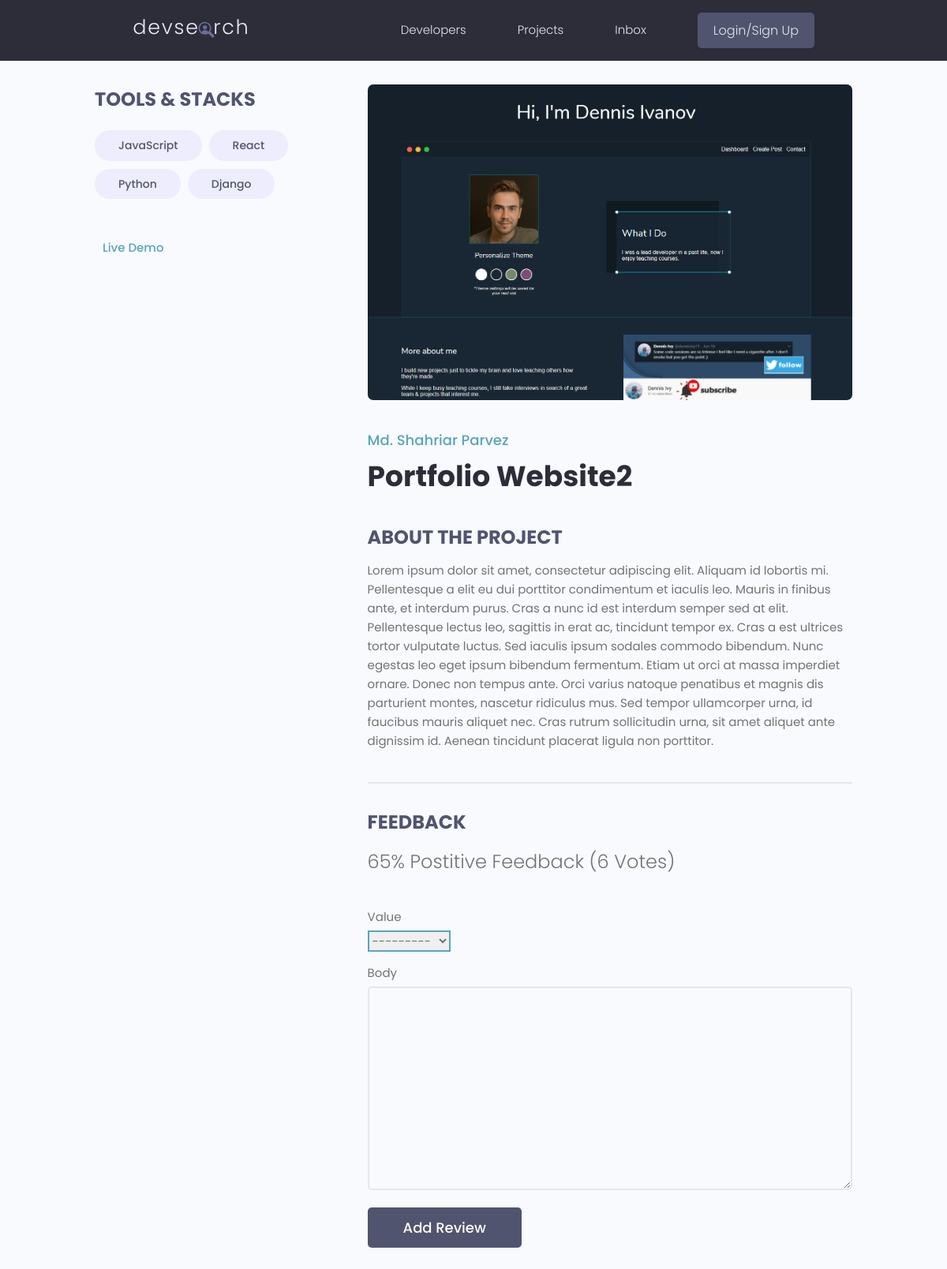
Page /projects/project/fb39be2a-d8fb-4785-b51f-a1f8685b0271/ on the committed database.
### projects/models.py (models this page shows, shortened)
class Tag(models.Model):
    name = models.CharField(max_length=200)
    created = models.DateTimeField(auto_now_add = True)
    id = models.UUIDField(default=uuid.uuid4, unique=True, primary_key=True, editable=False)
    def __str__(self):
        return self.name

class Project(models.Model):
    owner = models.ForeignKey(Profile, null=True, blank=True, on_delete=models.CASCADE)
    title = models.CharField(max_length=200)
    description = models.TextField(null=True, blank=True)
    featured_image = models.ImageField(null=True, blank=True, default="default.jpg")
    demo_link = models.CharField(max_length=2000, null=True, blank=True)
    source_link = models.CharField(max_length=2000, null=True, blank=True)
    tags = models.ManyToManyField('Tag', blank=True)
    vote_total = models.IntegerField(default=0, null=True, blank=True)
    vote_ratio = models.IntegerField(default=0, null=True, blank=True)
    created = models.DateTimeField(auto_now_add=True)
    id = models.UUIDField(default=uuid.uuid4, unique=True, primary_key=True, editable=False)

class Review(models.Model):
    VOTE_TYPE = (
        ('up', 'Up Vote'),
        ('down', 'Down Vote'),
    )
    owner = models.ForeignKey(Profile, on_delete=models.CASCADE, null=True)
    project = models.ForeignKey(Project, on_delete=models.CASCADE)
    body = models.TextField(null=True, blank=True)
    value = models.CharField(max_length=200, choices=VOTE_TYPE)
    created = models.DateTimeField(auto_now_add=True)
    id = models.UUIDField(default=uuid.uuid4, unique=True, primary_key=True, editable=False)
    class Meta:
        unique_together = [['owner', 'project']]

### projects/views.py (the view)
# urls.py: path('project/<str:pk>/', views.project, name="project"),
def project(request, pk):
    projectObj = Project.objects.get(id=pk)
    form = ReviewForm()
    return render(request, 'projects/single-project.html', {'project': projectObj, 'form': form})

### projects/forms.py
class ReviewForm(ModelForm):
    class Meta:
        model = Review
        fields = ['value', 'body']
    labels = {
        'value' : 'Place your vote',
        'body' : 'Add a comment with your vote',
    }
    def __init__(self, *args, **kwargs):
        super(ReviewForm, self).__init__(*args, **kwargs)
        for name, field in self.fields.items():
            field.widget.attrs.update({'class':'input'})

### projects/templates/projects/single-project.html (shortened to what this page needs)
{% extends 'main.html' %}
{% block content %}
  <main class="singleProject my-md">
    <div class="container">
      <div class="layout">
        <div class="column column--1of3">
          <h3 class="singleProject__subtitle">Tools & Stacks</h3>
          <div class="singleProject__toolStack">
            {% for tag in project.tags.all %}
            <span class="tag tag--pill tag--sub tag--lg">
              <small>{{tag}}</small>
            </span>
            {% endfor %}
          </div>
        {% if project.demo_link %}
        <a class="singleProject__liveLink" href="#" target="_blank">Live Demo
        </a>
        {% endif %}
        </div>
        <div class="column column--2of3">
          <img class="singleProject__preview" src="{{ project.featured_image.url }}" alt="portfolio thumbnail" />
          <a href="profile.html" class="singleProject__developer">Md. Shahriar Parvez</a>
          <h2 class="singleProject__title">{{project.title}}</h2>
          <h3 class="singleProject__subtitle">About the Project</h3>
          <div class="singleProject__info">
            {{project.description}}
          </div>
          <div class="comments">
            <h3 class="singleProject__subtitle">Feedback</h3>
            <h5 class="project--rating">
              {{project.vote_ratio}}% Postitive Feedback ({{project.vote_total}} Vote{{project.vote_total|pluralize:"s"}})
            </h5>
            <form class="form" action="{% url 'project' project.id %}}" method="POST">
              {% for field in form %}
              <div class="form__field">
                <label for="formInput#textarea">{{field.label}}</label>
                {{field}}
              </div>
              {% endfor %}
              <input class="btn btn--sub btn--lg" type="submit" value="Add Review" />
            </form>
            </div>
          </div>
        </div>
      </div>
  </main>
{% endblock content %}

### static/styles/app.css (style rules this page uses)
:root { --color-sub: #2d2d39; }
.btn--sub { background-color: var(--color-sub-light); }
img { width: 100%; }
.singleProject .column--1of3 { order: 2; }
@media screen and (min-width: 1081px) { .singleProject .column--1of3 { order: 1; } }
@media screen and (min-width: 1081px) { .singleProject .column--2of3 { order: 2; } }
.singleProject__toolStack { margin-top: 2rem; margin-bottom: 4rem; }
.singleProject__liveLink { font-weight: 500; transition: all 0.3s ease-in-out; border-bottom: 2px solid transparent; }
.singleProject__preview { height: 50vh; object-fit: cover; object-position: top center; margin-bottom: 3rem; border-radius: 0.7rem; }
.singleProject__developer { font-size: 1.8rem; font-weight: 500; }
.singleProject__title { font-size: 3.6rem; font-weight: 700; color: var(--color-sub); margin-bottom: 3rem; }
.project--rating { margin-bottom: 1.6em; margin-top: .5em; }
.singleProject__subtitle { text-transform: uppercase; font-size: 2.4rem; font-weight: 700; color: var(--color-sub-light); margin-bottom: 1rem; }
.comments { margin-top: 4rem; padding-top: 3rem; border-top: 2px solid var(--color-light); }

### static/uikit/styles/modules/_variables.css (style rules this page uses)
:root { --color-main: #5aa5b9; --color-main-light: #e6faff; --color-sub: #3f4156; --color-sub-light: #51546e; --color-sub-lighter: #ededfd; --color-text: #737373; --color-gray: #8b8b8b; --color-light: #e5e7eb; --color-light-gray: #767676; --color-bg: #f8fafd; --color-white: #fffefd; --color-white-light: #f3f3f3; --color-success: #359e64; --color-success-bg: #def8e8; --color-error: #fc4b0b; --color-error-bg: #fff2ee; --font-base: 'Poppins', arial, helvetica, 'Segoe UI', roboto, ubuntu, sans-serif; --font-monospace: 'Fira Code', 'Courier New', courier, monospace; --font-regular: 300; --font-medium: 500; --font-bold: 700; --generic-shadow: 1px 1px 5px #00000010; --generic-transition: all 0.3s ease-in-out; }

### static/uikit/styles/modules/_base.css (style rules this page uses)
* { margin: 0; padding: 0; box-sizing: border-box; text-rendering: optimizeLegibility; color: inherit; font-size: inherit; }
html { font-size: 50%; }
@media only screen and (min-width: 480px) { html { font-size: 56.25%; } }
@media only screen and (min-width: 1200px) { html { font-size: 62.5%; } }
body { line-height: 1.6; font-weight: 400; font-size: 1.5rem; color: var(--color-text); background-color: var(--color-bg); min-height: 100vh; }

### static/uikit/styles/modules/_typography.css (style rules this page uses)
* { font-family: var(--font-base); }
h2 { font-size: 3.6rem; font-weight: var(--font-bold); }
h3 { font-size: 3.2rem; font-weight: var(--font-medium); }
h5 { font-size: 2.4rem; font-weight: var(--font-medium); }
h5, h6 { font-weight: var(--font-regular); }
p, span, strong { font-size: 1.6rem; color: var(--color-text); font-weight: var(--font-regular); }
a { padding-bottom: 2px; text-decoration: none; display: inline-block; color: var(--color-main); font-weight: var(--font-medium); }

### static/uikit/styles/modules/_utilities.css (style rules this page uses)
.container { width: 92%; max-width: 165rem; margin: 0 auto; box-sizing: border-box; }
@media screen and (min-width: 1000px) { .container { width: 90%; } }
@media screen and (min-width: 1200px) { .container { width: 80%; } }
.my-md { margin: 3rem auto; }

### static/uikit/styles/modules/_button.css (style rules this page uses)
.btn { display: inline-block; position: relative; cursor: pointer; background-color: var(--color-light); font-weight: var(--font-medium); color: var(--color-sub); text-decoration: none; padding: 1rem 2rem; border-radius: 0.5rem; border: none; width: -webkit-fit-content; width: -moz-fit-content; width: fit-content; height: -webkit-fit-content; height: -moz-fit-content; height: fit-content; font-size: 1.6rem; outline-width: 0; outline-color: transparent; -webkit-backface-visibility: hidden; backface-visibility: hidden; transition: all 0.3s ease-in-out; }
.btn--sub { background-color: var(--color-sub); color: var(--color-white); }
.btn--lg { font-size: 1.8rem; padding: 1.2rem 4.5rem; }

### static/uikit/styles/modules/_tag.css (style rules this page uses)
.tag { display: inline-flex; align-items: center; background-color: var(--color-sub); height: -webkit-fit-content; height: -moz-fit-content; height: fit-content; width: -webkit-fit-content; width: -moz-fit-content; width: fit-content; border-radius: 0.5rem; padding: 0.5rem 1.5rem; font-size: 1.2rem; cursor: pointer; }
.tag:not(:last-child) { margin-right: 0.25rem; margin-bottom: 0.75rem; }
.tag > small { color: var(--color-white); }
.tag--pill { border-radius: 5rem; }
.tag--sub, .tag--sub > small { background: var(--color-sub-lighter); color: var(--color-sub-light); font-weight: 500; }
.tag--lg { padding: 0.8rem 3rem; font-size: 1.4rem; }
.tag--lg:not(:last-child) { margin-right: 0.5rem; margin-bottom: 1rem; }

### rows in the picture
Tag: name "JavaScript"
Tag: name "React"
Tag: name "Python"
Tag: name "Django"
Project: featured_image (picture), title "Portfolio Website2", description "Lorem ipsum dolor sit amet, consectetur adipiscing elit. Aliquam id lobortis mi. Pellentesque a elit eu dui porttitor condimentum et iaculis leo. Mauris in finibus ante, et interdum purus. Cras a nunc id est interdum semper sed at elit. Pellentesque lectus leo, sagittis in erat ac, tincidunt tempor ex. Cras a est ultrices tortor vulputate luctus. Sed iaculis ipsum sodales commodo bibendum. Nunc egestas leo eget ipsum bibendum fermentum. Etiam ut orci at massa imperdiet ornare. Donec non tempus ante. Orci varius natoque penatibus et magnis dis parturient montes, nascetur ridiculus mus. Sed tempor ullamcorper urna, id faucibus mauris aliquet nec. Cras rutrum sollicitudin urna, sit amet…", vote_ratio "65", vote_total "6"

### other values in the picture
{{ field.label }} "Value" "Body"
